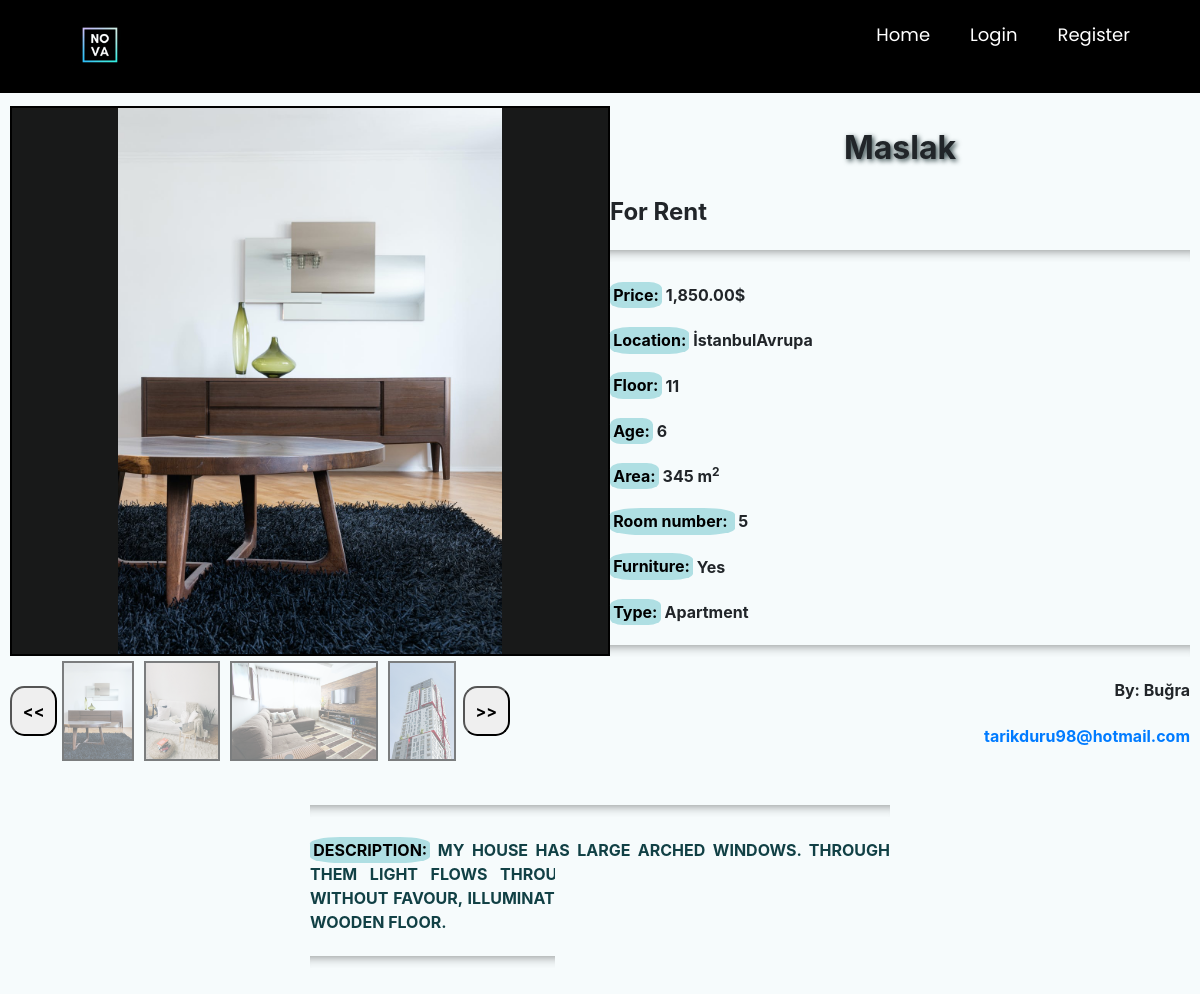
Page /product_details/113 on the committed database.
### main/models.py (models this page shows, shortened)
class PostImages(models.Model):
    image = models.ImageField(null=True, blank=True)
    gallery = models.ForeignKey(Post,null=True,on_delete= models.CASCADE)

class Post(models.Model):
    ouruser = models.ForeignKey(ourUser, null=True, on_delete=models.CASCADE)
    post_title = models.CharField(max_length=255,null=True)
    post_description = models.TextField()
    price = models.DecimalField(decimal_places=2 , max_digits=12)
    location = models.CharField(max_length=255,null=True,choices=city)
    postType = models.CharField(choices=RorS , max_length=50, null=True , default='For Sale')
    floor = models.DecimalField(decimal_places=0 , max_digits=3 ,null=True)
    building_age = models.DecimalField(decimal_places=0, max_digits=2 , null=True)
    area = models.DecimalField(decimal_places=0,max_digits=4 ,null=True)
    isFurniture = models.CharField(choices=Furniture ,null=True,max_length=50,default="No")
    building_type = models.CharField(choices=b_types ,null=True ,max_length=50)
    room = models.DecimalField(decimal_places=0 , max_digits=3 ,null=True)

class ourUser(models.Model):
    user = models.OneToOneField(User, null=True, on_delete=models.CASCADE)
    username = models.CharField(max_length=255,null=True)
    first_name = models.CharField(max_length=255,null=True)
    last_name = models.CharField(max_length=255,null=True)
    email = models.EmailField(max_length=254)

### main/views.py (the view)
# urls.py: path('product_details/<int:pk>', views.productdetails, name="product_details"),
def productdetails(request, pk):
    posts = Post.objects.get(id=pk)
    pimage = PostImages.objects.filter(gallery=posts)
    return render(request, 'main/product_details.html', {'posts': posts, 'pimage': pimage})

### main/templates/main/product_details.html (shortened to what this page needs)
<!DOCTYPE html>
{% extends 'main/mainpage.html' %}
{% load static %}
{% load humanize %}
{% block content %}
<html>
<head>
	   <link href="//maxcdn.bootstrapcdn.com/bootstrap/4.1.1/css/bootstrap.min.css" rel="stylesheet" id="bootstrap-css">
</head>
<body>
	<div class="bg ">
	<div id="content-wrapper">
		<div class="column">
			<img id=featured src="{% static pimage.first.image.url %}">
			<div id="slide-wrapper"  >
				<button id="slideLeft" class="arrow " > <b><<</b> </button>
				<div id="slider" >
					{% for i in pimage %}
    					<img class="thumbnail" src="{% static i.image.url %}" width="500" height="333">
					{% endfor %}
				</div>
				<button id="slideRight" class="arrow " > <b>>></b> </button>
			</div>
		</div>
		<div class="column ">
			<p class="hh1">{{posts.post_title}}</p>
			<p class="hh2"> {{posts.postType}}</p>
			<hr>
			<p class="hh4"><mark>Price:</mark>&nbsp;{{posts.price|intcomma}}$</p>
			<p class="hh4"><mark>Location:</mark>&nbsp;{{posts.location}}</p>
			<p class="hh4"><mark>Floor:</mark>&nbsp;{{posts.floor}}</p>
			<p class="hh4"><mark>Age:</mark>&nbsp;{{posts.building_age}}</p>
			<p class="hh4"><mark>Area:</mark>&nbsp;{{posts.area}} m<sup>2</sup></p>
			<p class="hh4"><mark>Room number: </mark>&nbsp;{{ posts.room }}</p>
			<p class="hh4"><mark>Furniture:</mark>&nbsp;{{posts.isFurniture}}</p>
			<p class="hh4"><mark>Type:</mark>&nbsp;{{posts.building_type}}</p>
			<hr>
			<p class="hh4" style="text-align: right;">By:&nbsp;{{posts.ouruser.first_name}}</p>
			<p class="hh4" style="text-align: right;">&nbsp;<a href = "mailto: {{posts.ouruser.email}}">{{posts.ouruser.email}}</a></p>
		</div>
		<div class="column ">
			<hr>
			<p class="des hh4"  ><mark>Description:</mark>&nbsp;{{posts.post_description}}</p>
			<hr>
		</div>
	</div>
	</div>
</body>
{% endblock %}

### main/templates/main/product_details.html (style rules this page uses)
body,html { width : 100%; height : 100%; margin : 0; padding : 0; }
.bg { background-color: #F6FBFC ; }
.des { text-align: justify; text-transform: uppercase; color: #114045 ; word-wrap:break-word; }
.hh1 { text-shadow: 2px 2px 5px #2F4345; text-align: center; text-transform: capitalize; display: block; font-size: 2em; margin-top: 0.67em; margin-bottom: 0.67em; margin-left: 0; margin-right: 0; font-weight: bold; }
.hh2 { display: block; font-size: 1.5em; margin-top: 0.83em; margin-bottom: 0.83em; margin-left: 0; margin-right: 0; font-weight: bold; }
.hh4 { margin-top: 1.33em; margin-bottom: 1.33em; margin-left: 0; margin-right: 0; font-weight: bold; }
mark { background-color:#AFDFE3; border-radius: 25%; }
hr { height: 12px; border: 0; box-shadow: inset 0 12px 12px -12px rgba(0, 0, 0, 0.5); }
#content-wrapper { display: flex; flex-wrap: wrap; justify-content: center; align-items: center; }
.column { width: 600px; padding: 10px; }
#featured { max-width: 600px; max-height: 550px; min-width: 600px; min-height: 550px; cursor: pointer; border: 2px solid black; object-fit: contain; background-color: rgba(0,0,0,0.9); }
.thumbnail { object-fit: cover; max-width: 180px; max-height: 100px; cursor: pointer; opacity: 0.5; margin: 5px; border: 2px solid black; }
#slide-wrapper { max-width: 500px; display: flex; min-height: 100px; align-items: center; }
#slider { width: 440px; display: flex; flex-wrap: nowrap; overflow-x: auto; cursor: grab; }
.arrow { width: 50px; height: 50px; cursor: pointer; transition: .3s; border-radius:30%; }

### main/templates/main/mainpage.html (style rules this page uses)
body.g { background-image: url('/static/images/wallpaper.jpg'); background-size: cover; background-repeat: no-repeat; background-attachment: fixed; }

### rows in the picture
PostImages: image (picture)
PostImages: image (picture)
PostImages: image (picture)
PostImages: image (picture)
Post: post_title "Maslak", postType "For Rent", price "1,850.00", location "İstanbulAvrupa", floor "11", building_age "6", area "345", room "5", isFurniture "Yes", building_type "Apartment", ouruser.first_name "Buğra", ouruser.email "tarikduru98@hotmail.com", post_description "MY HOUSE HAS LARGE ARCHED WINDOWS. THROUGH THEM LIGHT FLOWS THROUGH ALL SEASONS, GRACING THE AIR WITHOUT FAVOUR, ILLUMINATING THE SWEET-TOFFEE BROWNS OF THE WOODEN FLOOR."
